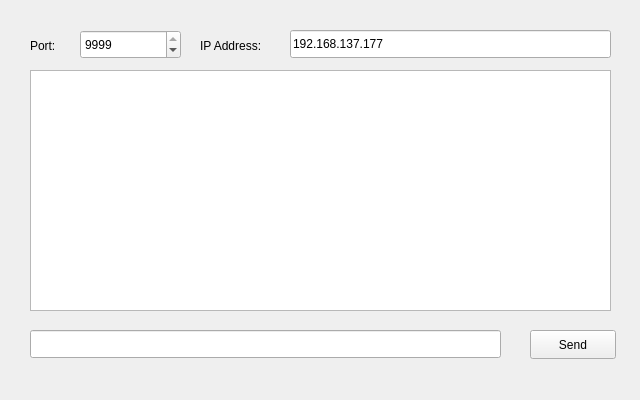
<?xml version="1.0" encoding="UTF-8"?>
<ui version="4.0">
 <class>UDPClient</class>
 <widget class="QWidget" name="UDPClient">
  <property name="geometry">
   <rect>
    <x>0</x>
    <y>0</y>
    <width>640</width>
    <height>400</height>
   </rect>
  </property>
  <property name="windowTitle">
   <string>UDPClient</string>
  </property>
  <widget class="QLineEdit" name="lineEdit_SendMessage">
   <property name="enabled">
    <bool>true</bool>
   </property>
   <property name="geometry">
    <rect>
     <x>30</x>
     <y>330</y>
     <width>471</width>
     <height>28</height>
    </rect>
   </property>
  </widget>
  <widget class="QLabel" name="label">
   <property name="geometry">
    <rect>
     <x>30</x>
     <y>30</y>
     <width>71</width>
     <height>31</height>
    </rect>
   </property>
   <property name="text">
    <string>Port:</string>
   </property>
  </widget>
  <widget class="QSpinBox" name="spinBox_Port">
   <property name="geometry">
    <rect>
     <x>80</x>
     <y>30</y>
     <width>101</width>
     <height>29</height>
    </rect>
   </property>
   <property name="maximum">
    <number>9999</number>
   </property>
   <property name="value">
    <number>9999</number>
   </property>
  </widget>
  <widget class="QPushButton" name="pushButton_Send">
   <property name="enabled">
    <bool>true</bool>
   </property>
   <property name="geometry">
    <rect>
     <x>530</x>
     <y>330</y>
     <width>86</width>
     <height>29</height>
    </rect>
   </property>
   <property name="text">
    <string>Send</string>
   </property>
  </widget>
  <widget class="QTextBrowser" name="textBrowser">
   <property name="geometry">
    <rect>
     <x>30</x>
     <y>70</y>
     <width>581</width>
     <height>241</height>
    </rect>
   </property>
  </widget>
  <widget class="QLineEdit" name="lineEdit_ip">
   <property name="geometry">
    <rect>
     <x>290</x>
     <y>30</y>
     <width>321</width>
     <height>28</height>
    </rect>
   </property>
   <property name="text">
    <string>192.168.137.177</string>
   </property>
  </widget>
  <widget class="QLabel" name="label_2">
   <property name="geometry">
    <rect>
     <x>200</x>
     <y>30</y>
     <width>91</width>
     <height>31</height>
    </rect>
   </property>
   <property name="text">
    <string>IP Address:</string>
   </property>
  </widget>
 </widget>
 <resources/>
 <connections/>
</ui>
